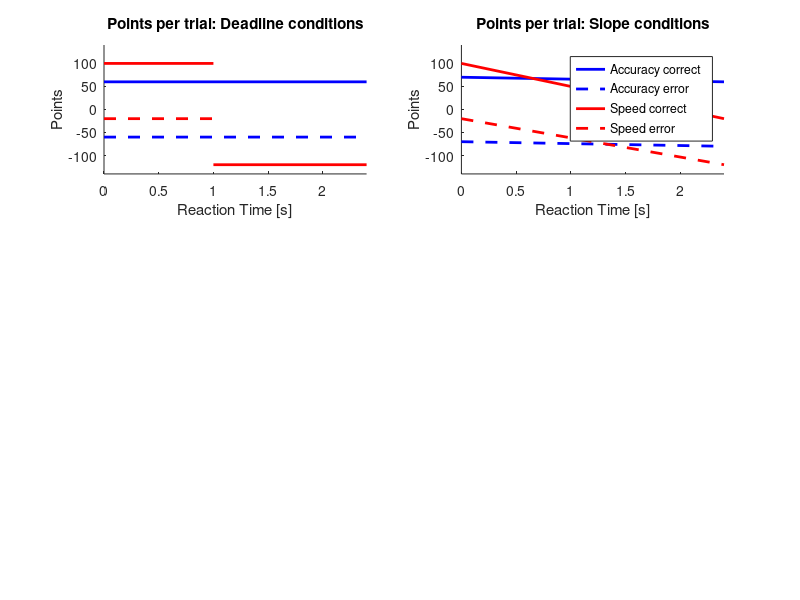

The MATLAB source for this figure: (Note: this script raises an error after producing the figure.)
% SuppFigure1_plot


%% Points awarded for correct and incorrect choices as a function of RT 
% for all Speed/Accuracy conditions

figure('Position', [100, 100, 900, 900]); hold on
subplot(3,2,1); hold on
line([0 2.4],[60 60],'Color','b', 'LineWidth', 2)
line([0 2.4],[-60 -60],'Color','b','LineStyle','--', 'LineWidth', 2)
line([0 1],[100 100],'Color','r', 'LineWidth', 2)
line([1 2.4],[-120 -120],'Color','r', 'LineWidth', 2)
line([0 1],[-20 -20],'Color','r','LineStyle','--', 'LineWidth', 2)
xlim([0 2.4]); ylim([-140 140])
ylabel('Points'); xlabel('Reaction Time [s]'); title('Points per trial: Deadline conditions')

subplot(3,2,2); hold on
line([0 2.4],[70 60],'Color','b', 'LineWidth', 2)
line([0 2.4],[-70 -80],'Color','b','LineStyle','--', 'LineWidth', 2)
line([0 2.4],[100 -20],'Color','r', 'LineWidth', 2)
line([0 2.4],[-20 -120],'Color','r','LineStyle','--', 'LineWidth', 2)
xlim([0 2.4]); ylim([-140 140])
ylabel('Points'); xlabel('Reaction Time [s]'); title('Points per trial: Slope conditions')
legend('Accuracy correct', 'Accuracy error', 'Speed correct', 'Speed error')
%% Reaction time distribution for Deadline and Slope conditions separately
allHists = NaN*ones(4,2,2,length(histbins));

clear legs; plt = 0; % Prepare legend
for c = [1 3 2 4] % Four Speed/Accuracy conditions:
    % 1 = Accuracy Deadline, 2 = Speed Slope, 3 = Speed Deadline, 4 = Speed Slope
    
    for l = 1:2 % 1 = low contrast, 2 = high contrast
        this = NaN*ones(3,2,17,2,length(histbins));
        for d = 1:3 % Three delays (800, 1200 and 1600ms) between reward cue and evidence onset
            for lr = 1:2 % 1 = left, 2 = right
                % Devided by onset delays and left/right trials to then average
                % across both
                for subj = subjects
                    
                    % Correct trials of Speed/Accuracy condition c,
                    % contrast l, onset delay d, left/right lr
                    condsBeh{c,l,d,subj,1,lr} = find(indicators.onsedelay{subj} == d &...
                        indicators.cond{subj} == c &...
                        indicators.respLR{subj} == indicators.LR{subj} &...
                        indicators.ContrLevels{subj} == l &...
                        indicators.LR{subj} == lr  &...
                        indicators.RT{subj} >= minRT);
                    
                    % Incorrect trials of Speed/Accuracy condition c,
                    % contrast l, onset delay d, left/right lr
                    condsBeh{c,l,d,subj,2,lr} = find(indicators.onsedelay{subj} == d &...
                        indicators.cond{subj} == c &...
                        indicators.respLR{subj} ~= indicators.LR{subj} &...
                        indicators.ContrLevels{subj} == l &...
                        indicators.LR{subj} == lr  &...
                        indicators.RT{subj} >= minRT);
                    
                    for cw = 1:2 % 1 = repsonse correct, 2 = response incorrect
                        
                        % Proportion of trials in RT bin of each condition
                        this(d,lr,subj,cw,:) = hist(indicators.RT{subj}(condsBeh{c,l,d,subj,cw,lr}),histbins)./...
                            length([condsBeh{c,l,d,subj,2,lr} condsBeh{c,l,d,subj,1,lr}]);
                    end
                end
            end
        end
        for cw = 1:2 % 1 = repsonse correct, 2 = response incorrect
            
            subplot(3,2,DlSlo(c)+2); hold on; % Subplot 1 = Dedline conditions, Subplot 2 = Slope conditions
            
            allHists(c,l,cw,:) = squeeze(nanmean(nanmean(nanmean(this(:,:,:,cw,:),3),2),1));
            plot(histbins,squeeze(allHists(c,l,cw,:)),...
                'Color',colores{3-l,satCond(c)},'LineStyle',dash{cw},'LineWidth',3)
            
            plt = plt + 1; legs{plt} = [AccSpd{satCond(c)} ', ' LoHi{l} ', ' CorrWrong{2,cw}]; % Legend
        end
    end
    ylim([0 0.3]); xlim([0 2.4])
    ylabel('Proportion of trials');
    xlabel('Reaction Time [s]');
    title(['Reaction time distribution: ' DlSlo_name(DlSlo(c)) '  conditions'])
end
legend(legs)

%%

cc = 0; percentiles = [linspace(0,100,4+1)];
clear legs; plt = 0; % Prepare legend
for c = [1 3 2 4]
    for l = 1:2
        meanRT = NaN*ones(3,2,17,length(percentiles)); 
        meanCorr = NaN*ones(3,2,17,length(percentiles));
        for d = 1:3
            % Devided by onset delay to then average across onset delay bins
            for lr = 1:2
                for subj = subjects
                    
                    thisTrials = [condsBeh{c,l,d,subj,1,lr} condsBeh{c,l,d,subj,2,lr}]; numCorr = length(condsBeh{c,l,d,subj,1,lr});
                    thisRT = indicators.RT{subj}(thisTrials);
                    pc = [prctile(thisRT,percentiles)]; clear ts
                    for p = 1:length(pc)-1; ts{p} = find(thisRT>=pc(p) & thisRT<=pc(p+1)); meanRT(d,lr,subj,p) = nanmean(thisRT(ts{p}));
                        meanCorr(d,lr,subj,p) = length(find(ts{p}<=numCorr))./length(ts{p}); end
                end
            end
        end
        subplot(3,2,DlSlo(c)+4); hold on
        plot(squeeze(nanmean(nanmean(nanmean(meanRT,3),2),1)),squeeze(nanmean(nanmean(nanmean(meanCorr,3),2),1)),...
            'Color',colores{3-l,satCond(c)},'LineStyle',dash{1},'LineWidth',3)
        plt = plt + 1; legs{plt} = [AccSpd{satCond(c)} ', ' LoHi{l}]; % Legend
        
    end
    
    xlim([0 2.4]); ylim([0.5 1])
    ylabel('Proportion of correct trials'); xlabel('Reaction Time [s]'); title(['Conditional Accuracy: ' DlSlo_name{DlSlo(c)} ' conditions'])
end
legend(legs)

%% Compute Komolgorov-Smirnov to test whether RT distributions within 
% behavioural conditions are significantly different between Deadline
% and Slope conditions
for cc = 1:2
    for l = 1:2
        for cw = 1:2
            [h,p,ks2stat] = kstest2(squeeze(allHists(sats{cc}(1),l,cw,:)),squeeze(allHists(sats{cc}(2),l,cw,:)));
            disp([AccSpd{cc} ', ' LoHi{l} ', ' CorrWrong{2,cw} ' - h(Different distribution)=' num2str(h) ', p=' num2str(p)])
        end
    end
end

% Accuracy, Low Contrast, correct - h(Different distribution)=0, p=0.99503
% Accuracy, Low Contrast, wrong - h(Different distribution)=0, p=0.99503
% Accuracy, High Contrast, correct - h(Different distribution)=0, p=0.99503
% Accuracy, High Contrast, wrong - h(Different distribution)=0, p=0.71982
% Speed, Low Contrast, correct - h(Different distribution)=0, p=1
% Speed, Low Contrast, wrong - h(Different distribution)=0, p=0.71982
% Speed, High Contrast, correct - h(Different distribution)=0, p=0.91681
% Speed, High Contrast, wrong - h(Different distribution)=0, p=1







